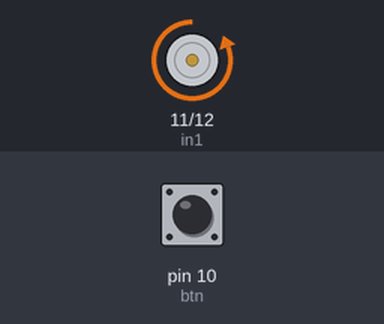
A sketch run on a simulated Arduino Uno, built with avr-gcc and run on an emulated ATmega328P. Parts: motor-driver pin pairs drawn as motors (green arrow = first pin HIGH = forward, orange = second pin HIGH = backward, longer = more drive). The test bench sets the inputs (shaded band); at power-on: pin 10 (btn) LOW.

Above: at 1.2 s.
1.3 s: pin 10 (btn) pulled HIGH for 0.15 s
At 1.37 s:
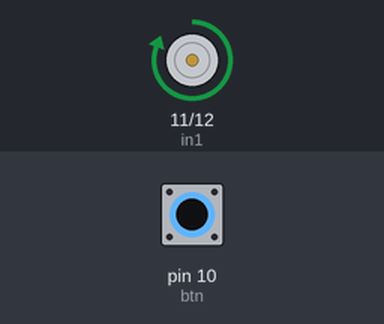
2.9 s: pin 10 (btn) pulled HIGH for 3.2 s
At 6.9 s:
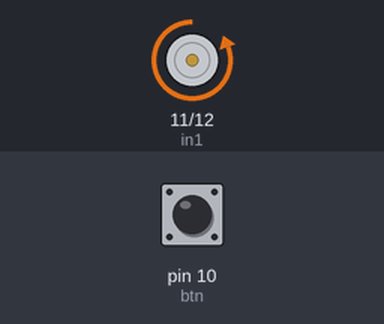
Timing chart, 0 to 8.4 s (numbered marks = the images above; inputs shaded):
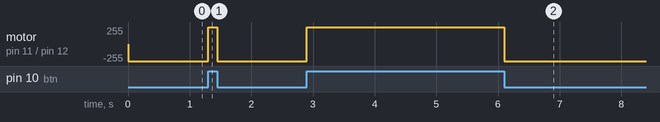

The sketch:

Relay_based_Motor_Driver.ino
```cpp
#define in1 11
#define in2 12
#define btn 10

void setup() {
  // put your setup code here, to run once:
  pinMode(in1, OUTPUT);
  pinMode(in2, OUTPUT);
  pinMode(btn, INPUT);
}

void loop() {

  int x = digitalRead(btn);
  if (x) {
      digitalWrite(in1, HIGH);
      digitalWrite(in2, LOW);
    }
   else {
      digitalWrite(in1, LOW);
      digitalWrite(in2, HIGH);
    }

  // put your main code here, to run repeatedly:

}
```

Measured:
- after the input at 1.3 s, motor on pin 11 (in1) / pin 12 (in2): backward 255/255 → forward 255/255 at once, → backward 255/255 0.15 s later
- after the input at 2.9 s, motor on pin 11 (in1) / pin 12 (in2): backward 255/255 → forward 255/255 at once, → backward 255/255 3.2 s later
